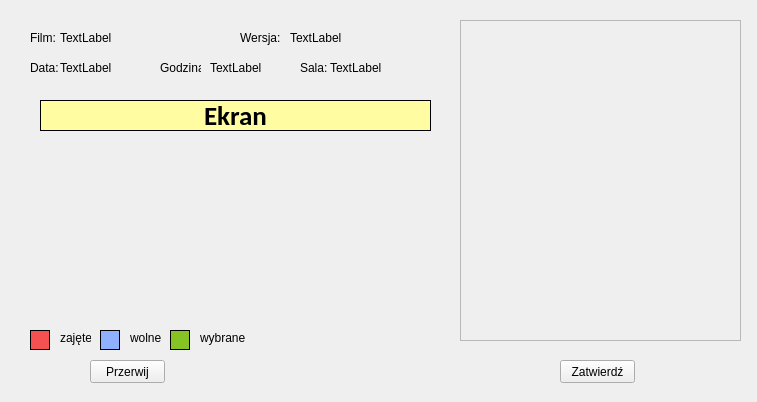
<?xml version="1.0" encoding="UTF-8"?>
<ui version="4.0">
 <class>Wybor_miejsc</class>
 <widget class="QMainWindow" name="Wybor_miejsc">
  <property name="geometry">
   <rect>
    <x>0</x>
    <y>0</y>
    <width>757</width>
    <height>402</height>
   </rect>
  </property>
  <property name="sizePolicy">
   <sizepolicy hsizetype="Fixed" vsizetype="Fixed">
    <horstretch>0</horstretch>
    <verstretch>0</verstretch>
   </sizepolicy>
  </property>
  <property name="windowTitle">
   <string>Wybierz miejsce</string>
  </property>
  <widget class="QWidget" name="centralwidget">
   <widget class="QWidget" name="gridLayoutWidget">
    <property name="geometry">
     <rect>
      <x>20</x>
      <y>150</y>
      <width>421</width>
      <height>171</height>
     </rect>
    </property>
    <layout class="QGridLayout" name="gridLayout">
     <property name="sizeConstraint">
      <enum>QLayout::SetMaximumSize</enum>
     </property>
     <property name="spacing">
      <number>2</number>
     </property>
    </layout>
   </widget>
   <widget class="QPushButton" name="cancelButton">
    <property name="geometry">
     <rect>
      <x>90</x>
      <y>360</y>
      <width>75</width>
      <height>23</height>
     </rect>
    </property>
    <property name="text">
     <string>Przerwij</string>
    </property>
   </widget>
   <widget class="QPushButton" name="okButton">
    <property name="geometry">
     <rect>
      <x>560</x>
      <y>360</y>
      <width>75</width>
      <height>23</height>
     </rect>
    </property>
    <property name="autoFillBackground">
     <bool>true</bool>
    </property>
    <property name="styleSheet">
     <string notr="true"/>
    </property>
    <property name="text">
     <string>Zatwierdź</string>
    </property>
    <property name="checkable">
     <bool>false</bool>
    </property>
    <property name="checked">
     <bool>false</bool>
    </property>
    <property name="autoDefault">
     <bool>false</bool>
    </property>
    <property name="default">
     <bool>false</bool>
    </property>
    <property name="flat">
     <bool>false</bool>
    </property>
   </widget>
   <widget class="QLabel" name="label">
    <property name="geometry">
     <rect>
      <x>40</x>
      <y>100</y>
      <width>391</width>
      <height>31</height>
     </rect>
    </property>
    <property name="font">
     <font>
      <family>Calibri</family>
      <pointsize>20</pointsize>
      <weight>75</weight>
      <bold>true</bold>
     </font>
    </property>
    <property name="autoFillBackground">
     <bool>false</bool>
    </property>
    <property name="styleSheet">
     <string notr="true">background-color: rgb(255, 252, 162);</string>
    </property>
    <property name="frameShape">
     <enum>QFrame::Box</enum>
    </property>
    <property name="lineWidth">
     <number>1</number>
    </property>
    <property name="text">
     <string>Ekran</string>
    </property>
    <property name="alignment">
     <set>Qt::AlignCenter</set>
    </property>
   </widget>
   <widget class="QLabel" name="label_2">
    <property name="geometry">
     <rect>
      <x>60</x>
      <y>330</y>
      <width>31</width>
      <height>16</height>
     </rect>
    </property>
    <property name="text">
     <string>zajęte</string>
    </property>
   </widget>
   <widget class="QLabel" name="label_3">
    <property name="geometry">
     <rect>
      <x>130</x>
      <y>330</y>
      <width>31</width>
      <height>16</height>
     </rect>
    </property>
    <property name="text">
     <string>wolne</string>
    </property>
   </widget>
   <widget class="QLabel" name="label_4">
    <property name="geometry">
     <rect>
      <x>200</x>
      <y>330</y>
      <width>47</width>
      <height>16</height>
     </rect>
    </property>
    <property name="text">
     <string>wybrane</string>
    </property>
   </widget>
   <widget class="QLabel" name="label_5">
    <property name="geometry">
     <rect>
      <x>30</x>
      <y>330</y>
      <width>20</width>
      <height>20</height>
     </rect>
    </property>
    <property name="autoFillBackground">
     <bool>false</bool>
    </property>
    <property name="styleSheet">
     <string notr="true">background-color: rgb(245, 81, 81);</string>
    </property>
    <property name="frameShape">
     <enum>QFrame::Box</enum>
    </property>
    <property name="text">
     <string>&lt;html&gt;&lt;head/&gt;&lt;body&gt;&lt;p&gt;&lt;br/&gt;&lt;/p&gt;&lt;/body&gt;&lt;/html&gt;</string>
    </property>
   </widget>
   <widget class="QLabel" name="label_6">
    <property name="geometry">
     <rect>
      <x>100</x>
      <y>330</y>
      <width>20</width>
      <height>20</height>
     </rect>
    </property>
    <property name="autoFillBackground">
     <bool>false</bool>
    </property>
    <property name="styleSheet">
     <string notr="true">background-color: rgb(142, 176, 255);</string>
    </property>
    <property name="frameShape">
     <enum>QFrame::Box</enum>
    </property>
    <property name="text">
     <string/>
    </property>
   </widget>
   <widget class="QLabel" name="label_7">
    <property name="geometry">
     <rect>
      <x>170</x>
      <y>330</y>
      <width>20</width>
      <height>20</height>
     </rect>
    </property>
    <property name="autoFillBackground">
     <bool>false</bool>
    </property>
    <property name="styleSheet">
     <string notr="true">background-color: rgb(134, 195, 36);</string>
    </property>
    <property name="frameShape">
     <enum>QFrame::Box</enum>
    </property>
    <property name="text">
     <string/>
    </property>
   </widget>
   <widget class="QTableWidget" name="tableWidget">
    <property name="enabled">
     <bool>false</bool>
    </property>
    <property name="geometry">
     <rect>
      <x>460</x>
      <y>20</y>
      <width>281</width>
      <height>321</height>
     </rect>
    </property>
    <property name="sizePolicy">
     <sizepolicy hsizetype="Expanding" vsizetype="Expanding">
      <horstretch>0</horstretch>
      <verstretch>0</verstretch>
     </sizepolicy>
    </property>
    <property name="minimumSize">
     <size>
      <width>261</width>
      <height>0</height>
     </size>
    </property>
    <property name="verticalScrollBarPolicy">
     <enum>Qt::ScrollBarAlwaysOff</enum>
    </property>
    <property name="horizontalScrollBarPolicy">
     <enum>Qt::ScrollBarAlwaysOff</enum>
    </property>
    <property name="sizeAdjustPolicy">
     <enum>QAbstractScrollArea::AdjustToContents</enum>
    </property>
    <property name="rowCount">
     <number>0</number>
    </property>
   </widget>
   <widget class="QLabel" name="dataLabel">
    <property name="geometry">
     <rect>
      <x>60</x>
      <y>60</y>
      <width>91</width>
      <height>16</height>
     </rect>
    </property>
    <property name="text">
     <string>TextLabel</string>
    </property>
   </widget>
   <widget class="QLabel" name="filmLabel">
    <property name="geometry">
     <rect>
      <x>60</x>
      <y>30</y>
      <width>171</width>
      <height>16</height>
     </rect>
    </property>
    <property name="text">
     <string>TextLabel</string>
    </property>
   </widget>
   <widget class="QLabel" name="label_8">
    <property name="geometry">
     <rect>
      <x>30</x>
      <y>60</y>
      <width>31</width>
      <height>16</height>
     </rect>
    </property>
    <property name="text">
     <string>Data: </string>
    </property>
   </widget>
   <widget class="QLabel" name="wersjaLabel">
    <property name="geometry">
     <rect>
      <x>290</x>
      <y>30</y>
      <width>111</width>
      <height>16</height>
     </rect>
    </property>
    <property name="text">
     <string>TextLabel</string>
    </property>
   </widget>
   <widget class="QLabel" name="godzinaLabel">
    <property name="geometry">
     <rect>
      <x>210</x>
      <y>60</y>
      <width>71</width>
      <height>16</height>
     </rect>
    </property>
    <property name="text">
     <string>TextLabel</string>
    </property>
   </widget>
   <widget class="QLabel" name="label_9">
    <property name="geometry">
     <rect>
      <x>240</x>
      <y>30</y>
      <width>47</width>
      <height>16</height>
     </rect>
    </property>
    <property name="text">
     <string>Wersja: </string>
    </property>
   </widget>
   <widget class="QLabel" name="salaLabel">
    <property name="geometry">
     <rect>
      <x>330</x>
      <y>60</y>
      <width>61</width>
      <height>16</height>
     </rect>
    </property>
    <property name="text">
     <string>TextLabel</string>
    </property>
   </widget>
   <widget class="QLabel" name="label_10">
    <property name="geometry">
     <rect>
      <x>300</x>
      <y>60</y>
      <width>31</width>
      <height>16</height>
     </rect>
    </property>
    <property name="text">
     <string>Sala:</string>
    </property>
   </widget>
   <widget class="QLabel" name="label_11">
    <property name="geometry">
     <rect>
      <x>160</x>
      <y>60</y>
      <width>41</width>
      <height>16</height>
     </rect>
    </property>
    <property name="text">
     <string>Godzina: </string>
    </property>
   </widget>
   <widget class="QLabel" name="label_12">
    <property name="geometry">
     <rect>
      <x>30</x>
      <y>30</y>
      <width>47</width>
      <height>16</height>
     </rect>
    </property>
    <property name="text">
     <string>Film:</string>
    </property>
   </widget>
  </widget>
 </widget>
 <resources/>
 <connections/>
</ui>
